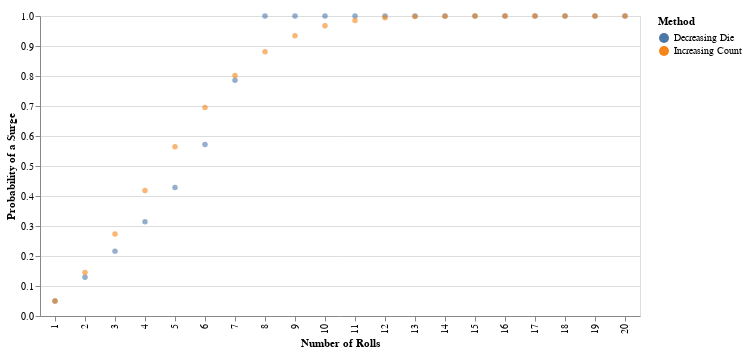

The notebook cell saved with this chart:
### Markdown cell above
And now, the fun part, we plot the results!

### Code cell
#collapse
cData = []
pData = []
for i in range(0, len(diceCDF)):
    cData.append([i+1, diceCDF[i], 'Decreasing Die'])
    cData.append([i+1, countCDF[i], 'Increasing Count'])
    pData.append([i+1, dicePDF[i], 'Decreasing Die'])
    pData.append([i+1, countPDF[i], 'Increasing Count'])

df = pd.DataFrame(cData, columns=['Number of Rolls', 'Probability', 'Method'])
df.reset_index()

# Create a selection that chooses the nearest point & selects based on x-value
nearest = alt.selection(type='single', nearest=True, on='mouseover',
                        fields=['Number of Rolls'], empty='none')

points = alt.Chart(df).mark_circle().encode(
    x='Number of Rolls:O',
    y=alt.Y('Probability', title='Probability of a Surge'),
    color='Method',
    opacity=alt.condition(nearest, alt.value(1), alt.value(.6))
)

# Transparent selectors across the chart. This is what tells us
# the x-value of the cursor
selectors = alt.Chart(df).mark_point().encode(
    x='Number of Rolls:O',
    opacity=alt.value(0),
).add_selection(
    nearest
)

# Draw text labels near the points, and highlight based on selection
text = points.mark_text(align='left', dx=5, dy=-5).encode(
    text=alt.condition(nearest, 'Probability:Q',alt.value(' '))
)

# Draw a rule at the location of the selection
rules = alt.Chart(df).mark_rule(color='gray').encode(
    x='Number of Rolls:O',
).transform_filter(
    nearest
)

# Put the five layers into a chart and bind the data
alt.layer(
    selectors, points, rules, text
).properties(
    width=600, height=300
)

### Figure 1 — Vega-Lite specification as saved in the notebook (floating-point values rounded to 4 significant figures)
{"config": {"view": {"continuousWidth": 400, "continuousHeight": 300}}, "layer": [{"mark": "point", "encoding": {"opacity": {"value": 0}, "x": {"type": "ordinal", "field": "Number of Rolls"}}, "selection": {"selector008": {"type": "single", "nearest": true, "on": "mouseover", "fields": ["Number of Rolls"], "empty": "none"}}}, {"mark": "circle", "encoding": {"color": {"type": "nominal", "field": "Method"}, "opacity": {"condition": {"value": 1, "selection": "selector008"}, "value": 0.6}, "x": {"type": "ordinal", "field": "Number of Rolls"}, "y": {"type": "quantitative", "field": "Probability", "title": "Probability of a Surge"}}}, {"mark": {"type": "rule", "color": "gray"}, "encoding": {"x": {"type": "ordinal", "field": "Number of Rolls"}}, "transform": [{"filter": {"selection": "selector008"}}]}, {"mark": {"type": "text", "align": "left", "dx": 5, "dy": -5}, "encoding": {"color": {"type": "nominal", "field": "Method"}, "opacity": {"condition": {"value": 1, "selection": "selector008"}, "value": 0.6}, "text": {"condition": {"type": "quantitative", "field": "Probability", "selection": "selector008"}, "value": " "}, "x": {"type": "ordinal", "field": "Number of Rolls"}, "y": {"type": "quantitative", "field": "Probability", "title": "Probability of a Surge"}}}], "data": {"name": "data-7b09d4d0fad293183e3d0139dd369ac7"}, "height": 300, "width": 600, "$schema": "https://vega.github.io/schema/vega-lite/v4.8.1.json", "datasets": {"data-7b09d4d0fad293183e3d0139dd369ac7": [{"Number of Rolls": 1, "Probability": 0.05, "Method": "Decreasing Die"}, {"Number of Rolls": 1, "Probability": 0.05, "Method": "Increasing Count"}, {"Number of Rolls": 2, "Probability": 0.1292, "Method": "Decreasing Die"}, {"Number of Rolls": 2, "Probability": 0.145, "Method": "Increasing Count"}, {"Number of Rolls": 3, "Probability": 0.2162, "Method": "Decreasing Die"}, {"Number of Rolls": 3, "Probability": 0.2732, "Method": "Increasing Count"}, {"Number of Rolls": 4, "Probability": 0.3142, "Method": "Decreasing Die"}, {"Number of Rolls": 4, "Probability": 0.4186, "Method": "Increasing Count"}, {"Number of Rolls": 5, "Probability": 0.4285, "Method": "Decreasing Die"}, {"Number of Rolls": 5, "Probability": 0.5639, "Method": "Increasing Count"}, {"Number of Rolls": 6, "Probability": 0.5714, "Method": "Decreasing Die"}, {"Number of Rolls": 6, "Probability": 0.6948, "Method": "Increasing Count"}, {"Number of Rolls": 7, "Probability": 0.7857, "Method": "Decreasing Die"}, {"Number of Rolls": 7, "Probability": 0.8016, "Method": "Increasing Count"}, {"Number of Rolls": 8, "Probability": 1.0, "Method": "Decreasing Die"}, {"Number of Rolls": 8, "Probability": 0.881, "Method": "Increasing Count"}, {"Number of Rolls": 9, "Probability": 1.0, "Method": "Decreasing Die"}, {"Number of Rolls": 9, "Probability": 0.9345, "Method": "Increasing Count"}, {"Number of Rolls": 10, "Probability": 1.0, "Method": "Decreasing Die"}, {"Number of Rolls": 10, "Probability": 0.9673, "Method": "Increasing Count"}, {"Number of Rolls": 11, "Probability": 1.0, "Method": "Decreasing Die"}, {"Number of Rolls": 11, "Probability": 0.9853, "Method": "Increasing Count"}, {"Number of Rolls": 12, "Probability": 1.0, "Method": "Decreasing Die"}, {"Number of Rolls": 12, "Probability": 0.9941, "Method": "Increasing Count"}, {"Number of Rolls": 13, "Probability": 1.0, "Method": "Decreasing Die"}, {"Number of Rolls": 13, "Probability": 0.9979, "Method": "Increasing Count"}, {"Number of Rolls": 14, "Probability": 1.0, "Method": "Decreasing Die"}, {"Number of Rolls": 14, "Probability": 0.9994, "Method": "Increasing Count"}, {"Number of Rolls": 15, "Probability": 1.0, "Method": "Decreasing Die"}, {"Number of Rolls": 15, "Probability": 0.9998, "Method": "Increasing Count"}, {"Number of Rolls": 16, "Probability": 1.0, "Method": "Decreasing Die"}, {"Number of Rolls": 16, "Probability": 1.0, "Method": "Increasing Count"}, {"Number of Rolls": 17, "Probability": 1.0, "Method": "Decreasing Die"}, {"Number of Rolls": 17, "Probability": 1.0, "Method": "Increasing Count"}, {"Number of Rolls": 18, "Probability": 1.0, "Method": "Decreasing Die"}, {"Number of Rolls": 18, "Probability": 1.0, "Method": "Increasing Count"}, {"Number of Rolls": 19, "Probability": 1.0, "Method": "Decreasing Die"}, {"Number of Rolls": 19, "Probability": 1.0, "Method": "Increasing Count"}, {"Number of Rolls": 20, "Probability": 1.0, "Method": "Decreasing Die"}, {"Number of Rolls": 20, "Probability": 1.0, "Method": "Increasing Count"}]}}
